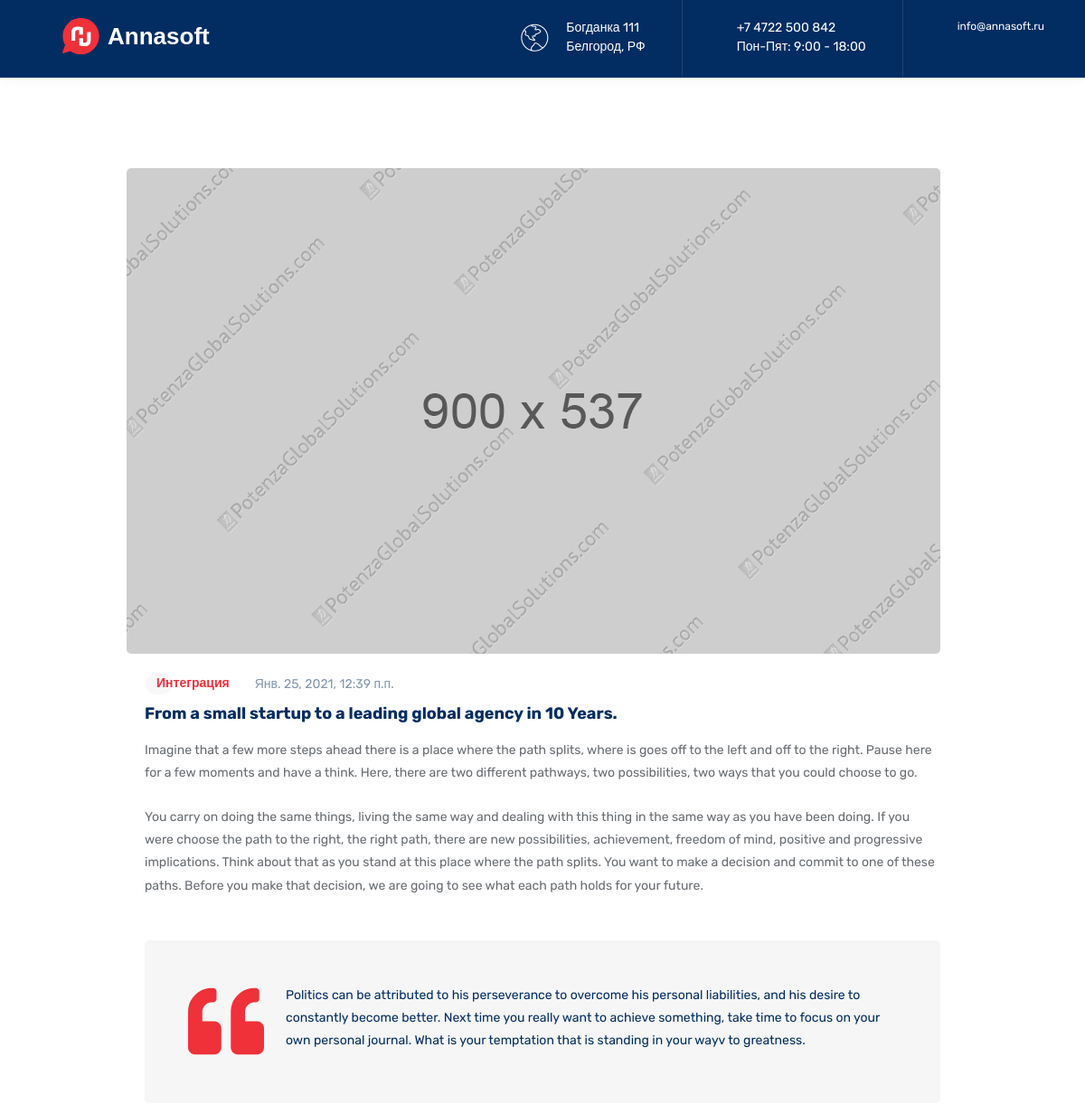
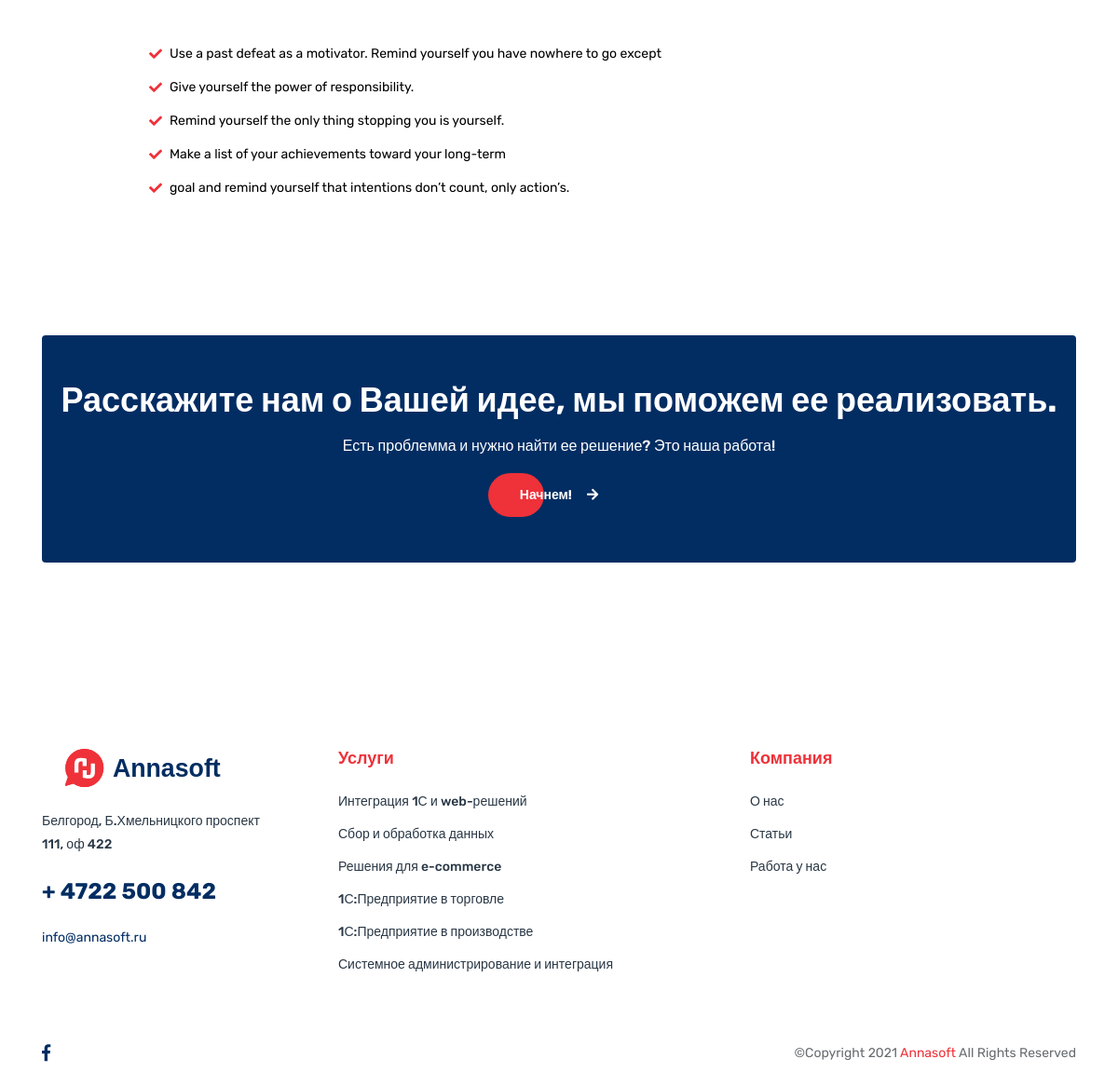
The app's page /article/1/ with its own data (2 pictures, top to bottom).
### baseapp/models.py (models this page shows, shortened)
class Article(models.Model):
	category = models.ForeignKey(Category, verbose_name="Категория", on_delete=models.PROTECT, blank=True, null=True)
	title = models.CharField(max_length=150, verbose_name="Заголовок", null=True)
	date = models.DateTimeField(verbose_name="Дата", auto_now_add=True)
	picture = models.ImageField(upload_to=get_image_name, verbose_name='Изображение 900х537', default=None, null=True, blank=True)
	class Meta:
		verbose_name = 'Статья'
		verbose_name_plural = 'Статьи'

class Category(models.Model):
	name = models.CharField(max_length=150, verbose_name="Наименование", null=True)
	def __str__(self):
		return self.name
	class Meta:
		verbose_name = 'Категория'
		verbose_name_plural = 'Категории'

class Service(models.Model):
	title = models.CharField(max_length=150, verbose_name="Заголовок", null=True)
	pre_content = models.CharField(max_length=255, verbose_name="Краткое содержание", null=True)
	picture = models.ImageField(upload_to=get_image_name, verbose_name='Изображение 900х550', default=None, null=True, blank=True)
	class Meta:
		verbose_name = 'Услуга'
		verbose_name_plural = 'Услуги'

### baseapp/views.py (the view)
# urls.py: path('article/<int:id>/', show_article, name='show-article-detail'),
def show_article(request, id):
	context = get_context()
	context['article'] = Article.objects.get(id=id)
	return render(request, f'baseapp/articles/article_{id}.html', context)

### baseapp/core.py (called while the page is built)
def get_context():
	return {
		'services': Service.objects.all()[:6],
		'articles': Article.objects.all()[:3],
	}

### baseapp/templates/baseapp/articles/article_1.html
{% extends 'baseapp/base.html' %}
{% load static %}
{% block content %}
    <section class="space-ptb">
      <div class="container">
        <div class="row justify-content-center">
          <div class="col-xl-10">
            <div class="blog-detail">
              <div class="blog-post mb-4 mb-md-5">
                <div class="blog-post-image">
                  <img class="img-fluid" src="{% static 'images/blog/01.jpg' %}" alt="">
                </div>
                <div class="blog-post-content">
                  <div class="blog-post-info">
                    <div class="blog-post-author">
                      <a href="#" class="btn btn-light-round btn-round text-primary">{{ article.category }}</a>
                    </div>
                    <div class="blog-post-date">
                      <a href="#">{{ article.date }}</a>
                    </div>
                  </div>
                  <div class="blog-post-details">
                    <h5 class="blog-post-title">
                      From a small startup to a leading global agency in 10 Years.
                    </h5>
                    <p class="mb-4">Imagine that a few more steps ahead there is a place where the path splits, where is goes off to the left and off to the right. Pause here for a few moments and have a think. Here, there are two different pathways, two possibilities, two ways that you could choose to go.</p>
                    <p class="mb-md-5 mb-4">You carry on doing the same things, living the same way and dealing with this thing in the same way as you have been doing. If you were choose the path to the right, the right path, there are new possibilities, achievement, freedom of mind, positive and progressive implications. Think about that as you stand at this place where the path splits. You want to make a decision and commit to one of these paths. Before you make that decision, we are going to see what each path holds for your future.</p>
                    <div class="d-sm-flex bg-light border-radius p-4 p-md-5 mb-md-5 mb-4">
                      <i class="fas fa-quote-left pr-4 fa-6x text-primary"></i>
                      <p class="mb-0 text-dark">Politics can be attributed to his perseverance to overcome his personal liabilities, and his desire to constantly become better. Next time you really want to achieve something, take time to focus on your own personal journal. What is your temptation that is standing in your wayv to greatness.</p>
                    </div>
                    <ul class="list list-unstyled">
                      <li class="d-flex"><i class="fas fa-check pr-2 pt-1 text-primary"></i><span>Use a past defeat as a motivator. Remind yourself you have nowhere to go except</span></li>
                      <li class="d-flex"><i class="fas fa-check pr-2 pt-1 text-primary"></i><span>Give yourself the power of responsibility. </span></li>
                      <li class="d-flex"><i class="fas fa-check pr-2 pt-1 text-primary"></i><span>Remind yourself the only thing stopping you is yourself.</span></li>
                      <li class="d-flex"><i class="fas fa-check pr-2 pt-1 text-primary"></i><span>Make a list of your achievements toward your long-term</span></li>
                      <li class="d-flex"><i class="fas fa-check pr-2 pt-1 text-primary"></i><span>goal and remind yourself that intentions don’t count, only action’s.</span></li>
                    </ul>
                  </div>
                </div>
              </div>
            </div>
          </div>
        </div>
      </div>
    </section>
{% endblock %}

### baseapp/templates/baseapp/base.html (shortened to what this page needs)
<!DOCTYPE html>
<html lang="ru">
	{% load static %}
  <head>
    <link rel="stylesheet" href="{% static 'css/font-awesome/all.min.css' %}" />
    <link rel="stylesheet" href="{% static 'css/flaticon/flaticon.css' %}" />
    <link rel="stylesheet" href="{% static 'css/bootstrap/bootstrap.min.css' %}" />
    <link rel="stylesheet" href="{% static 'css/owl-carousel/owl.carousel.min.css' %}" />
    <link rel="stylesheet" href="{% static 'css/swiper/swiper.min.css' %}" />
    <link rel="stylesheet" href="{% static 'css/animate/animate.min.css' %}"/>
    <link rel="stylesheet" href="{% static 'css/magnific-popup/magnific-popup.css' %}" />
    <link rel="stylesheet" href="{% static 'css/style.css' %}" />
  </head>
  <body>
    <header class="header header-style-02">
      <div class="topbar">
        <div class="container">
          <div class="row">
            <div class="col-12">
              <div class="d-sm-flex">
                <a class="navbar-brand" href="{% url 'show-index' %}">
                  <img class="img-fluid" src="{% static 'images/logo-light.svg' %}" alt="logo">
                </a>
                <div class="contact-info ml-auto align-items-center d-none d-lg-flex">
                  <ul>
                    <li>
                      <i class="flaticon-world"></i>
                      <span>
                        <label class="d-block">Богданка 111</label>
                        <label class="d-block"> Белгород, РФ</label>
                      </span>
                    </li>
                    <li>
                      <i class="flaticon-call"></i>
                      <span>
                        <label class="d-block">+7 4722 500 842</label>
                        <label class="d-block">Пон-Пят: 9:00 - 18:00</label>
                      </span>
                      </li>
                      <li>
                        <i class="flaticon-email"></i>
                        <span>
                          <label class="d-block">info@annasoft.ru</label>
                          <a class="d-block" href="{% url 'show-crm-index' %}">crm</a>
                        </span>
                      </li>
                  </ul>
                </div>
              </div>
            </div>
          </div>
        </div>
      </div>
    </header>
	{% block content %}
	{% endblock %}
    <section class="space-pb dark-background">
      <div class="container">
        <div class="bg-dark text-center rounded py-5 px-3">
          <h2 class="text-white">Расскажите нам о Вашей идее, мы поможем ее реализовать.</h2>
          <h6 class="text-white">Есть проблемма и нужно найти ее решение? Это наша работа!</h6>
          <a href="#" class="btn btn-primary-round btn-round mx-0 mx-md-3 text-white">Начнем!<i class="fas fa-arrow-right pl-3"></i></a>
        </div>
      </div>
    </section>
    <footer class="footer space-pt">
      <div class="container">
        <div class="row">
          <div class="col-lg-3 col-md-6">
            <div class="footer-contact-info">
              <a href="{% url 'show-index' %}"><img class="img-fluid mb-4" src="{% static 'images/logo.svg' %}" alt="logo"></a>
              <p class="mb-2 mb-sm-4">Белгород, Б.Хмельницкого проспект 111, оф 422</p>
              <h4 class="mb-2 mb-sm-4 font-weight-bold"><a href="#">+ 4722 500 842</a></h4>
              <a class="text-dark" href="#">info@annasoft.ru</a>
            </div>
          </div>
          <div class="col-lg-5 col-md-6 mt-4 mt-md-0 pl-lg-5">
            <h5 class="text-primary mb-2 mb-sm-4">Услуги</h5>
            <div class="footer-link">
              <ul class="list-unstyled mb-0">
                {% for service in services %}
                <li><a href="{% url 'show-service-detail' id=service.id %}">{{ service.title }}</a></li>
                {% endfor %}
              </ul>
            </div>
          </div>
          <div class="col-lg-2 col-md-6 mt-4 mt-lg-0">
            <h5 class="text-primary mb-2 mb-sm-4">Компания</h5>
            <div class="footer-link">
              <ul class="list-unstyled mb-0">
                <li><a href="{% url 'show-about' %}">О нас</a></li>
                <li><a href="{% url 'show-articles' %}">Статьи</a></li>
                <li><a href="#">Работа у нас </a></li>
              </ul>
            </div>
          </div>
        </div>
      </div>
      <div class="footer-bottom mt-3 mt-md-5 py-4">
        <div class="container">
          <div class="row">
            <div class="col-lg-8 text-center text-lg-left mb-3 mb-lg-0">
              <ul class="list-unstyled mb-0 social-icon">
                <li><a href="#"><i class="fab fa-facebook-f"></i></a></li>
              </ul>
            </div>
            <div class="col-lg-4 text-center text-lg-right">
              <p class="mb-0">©Copyright 2021 <a href="{% url 'show-index' %}">Annasoft</a> All Rights Reserved</p>
            </div>
          </div>
        </div>
      </div>
    </footer>
  </body>
</html>

### records on screen
Article: category "Интеграция", date "Янв. 25, 2021, 12:39 п.п."
Service: title "Интеграция 1С и web-решений"
Service: title "Сбор и обработка данных"
Service: title "Решения для e-commerce"
Service: title "1С:Предприятие в торговле"
Service: title "1С:Предприятие в производстве"
Service: title "Системное администрирование и интеграция"
